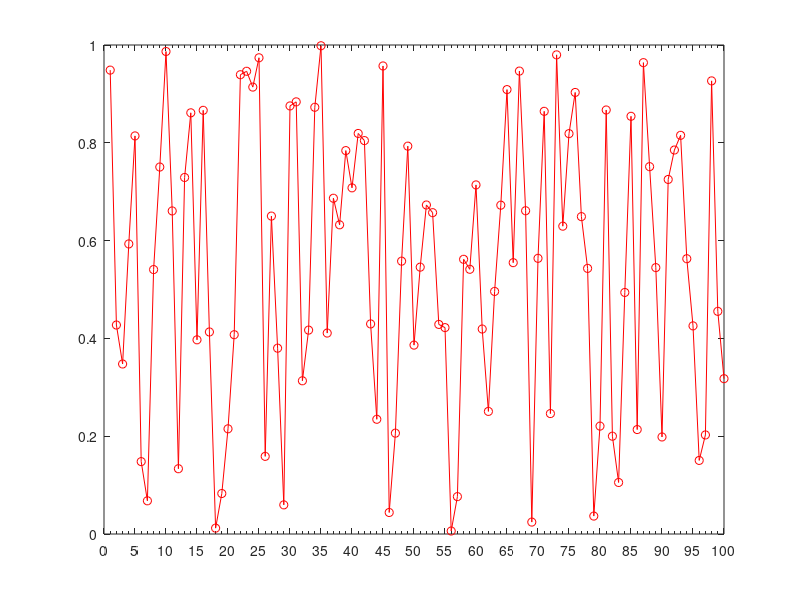

This chart was generated by the following MATLAB code:
x=[1:100];
y=rand(1,100);
plot(x,y,'-ro')
set(gca,'XTick',0:5:100);
%rang = 0:5:100;
set(gca,'xminortick','on') 
%set(gca,'XTickLabel',rang);